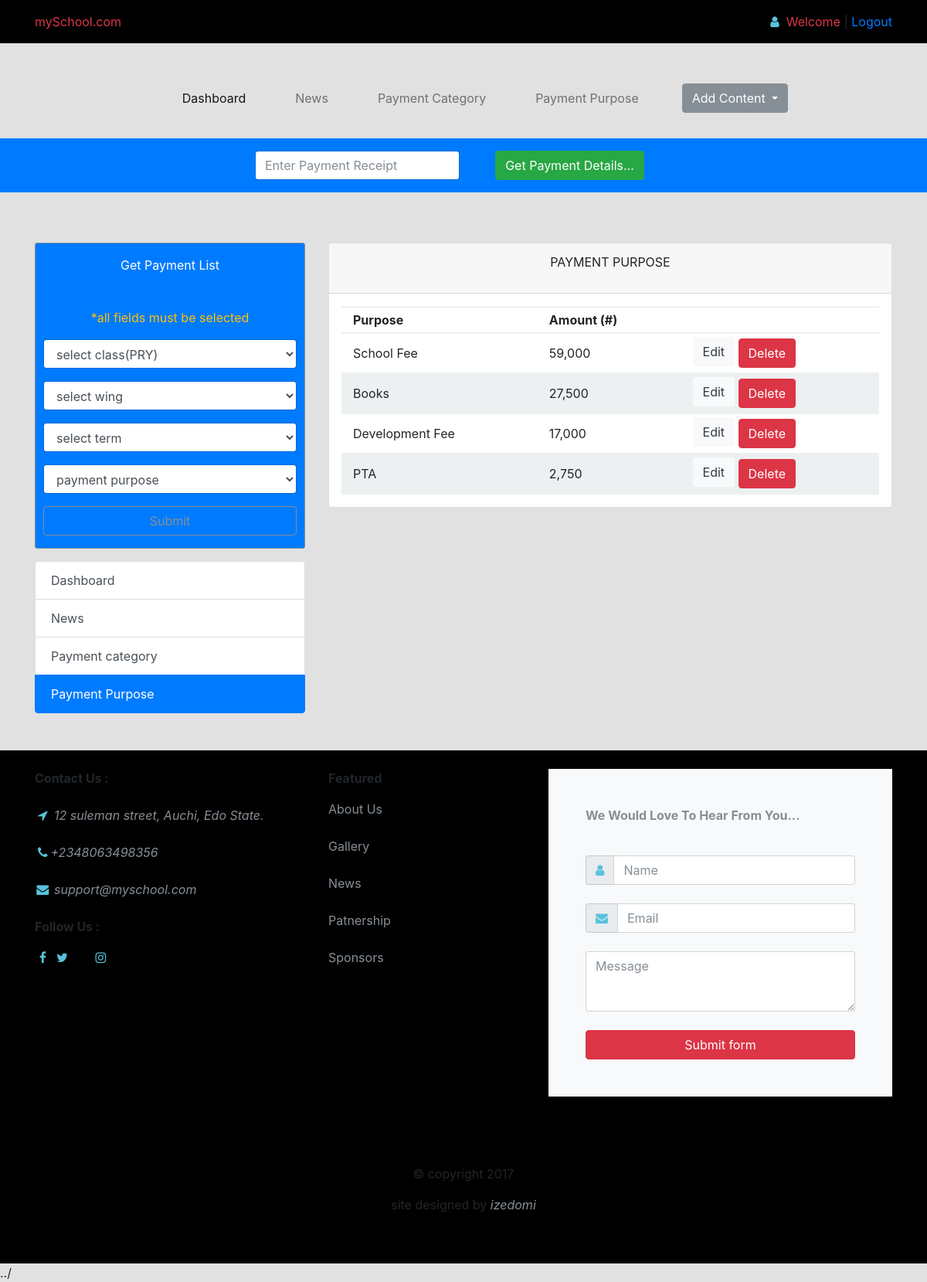
The page /admin/p_purpose.php on the database its author committed.
### tables this page shows
CREATE TABLE `payment_purpose` (
  `id` int(11) NOT NULL,
  `purpose` varchar(150) NOT NULL,
  `amount` int(11) NOT NULL
);

### admin/p_purpose.php (the view, shortened to what this page needs)
<?php
function stringInsert($str,$insertstr,$pos)
{
    $str = substr($str, 0, $pos) . $insertstr . substr($str, $pos);
    return $str;
}
$link = mysqli_connect("localhost", "wwicscho_root", "izedomi101?");
mysqli_select_db($link, "wwicscho_payment");
?>
<?php
$sql = "SELECT * FROM payment_purpose";
$query = mysqli_query($link, $sql);
?>
<?php require_once("header.php"); ?>
   					<div class="list-group">
              <a href="index.php" class="list-group-item list-group-item-action"> Dashboard </a>
						  <a href="news.php" class="list-group-item list-group-item-action"> News </a>
						  <a href="p_category.php" class="list-group-item list-group-item-action"> Payment category </a>
						  <a href="#" class="list-group-item list-group-item-action active"> Payment Purpose </a>
   					</div>
   				</div>
   				<div class="col-md-8 py-5">
                <div class="card d-sm-block">
                    <div class="card-header text-center">
                        <p> PAYMENT PURPOSE </p>
                    </div>
                    <div class='card-body py-3 px-3 '>
                        <table>
                            <thead>
                                <th>Purpose</th>
                                <th>Amount (#)</th>
                                <th></th>
                            </thead>
                            <?php while($result = mysqli_fetch_array($query)): ?>
                            <?php
                              if(strlen($result['amount']) == 4){ $amount = stringInsert($result['amount'], "," , 1); }
                              if(strlen($result['amount']) == 5){ $amount = stringInsert($result['amount'], "," , 2); }
                            ?>
                            <tr>
                                <td><?php echo $result['purpose']; ?></td>
                                <td> <?php echo $amount; ?></td>
                                <td>
                                  <a href="p_purpose.php?edit=<?php echo $result['id']; ?>" class="btn bg-light text-dark mb-1">Edit</a>
                                   <a href="p_purpose.php?del=<?php echo $result['id']; ?>" class="btn btn-danger">Delete</a>
                                </td>
                            </tr>
                          <?php endwhile; ?>
                        </table>
                    </div>
                </div>
   				</div>
   			</div>
   		</div>
   	</div>
  <?php require_once("footer.php"); ?>

### admin/header.php (shortened to what this page needs)
<!DOCTYPE html>
<html lang="en">
<head>
    <link rel="stylesheet" href="../public/assets/styles/css/bootstrap.min.css">
    <link rel="stylesheet" href="font-awesome/css/font-awesome.min.css">
    <link rel="stylesheet" href="../public/assets/styles/css/main.css">
</head>
<body>
    <div id="pre-header" class="fixed-top py-3 mb-5">
      <div class="container">
        <div class="row">
          <div class="col-sm-12">
			<span class="text-danger display-5 d-none d-md-inline ml-auto"> mySchool.com </span>
            <span class="float-md-right d-none d-md-inline">
                <span class="fa fa-user fa-fw"></span>
                <span class="text-danger"> Welcome <?php echo $_SESSION['username']; ?> </span>|<span><a href="logout.php"> Logout</a> </span>
             </span>
          </div>
        </div>
      </div>
    </div>
    <div id="navbar-section">
    	<div class="container">
    		<div class="row">
    			<div class="col-md-12">
    				<nav class="navbar navbar-expand-md navbar-light pt-5">
				        <div class="collapse navbar-collapse py-4 justify-content-center" id="navBar">
							<ul class="navbar-nav mt-0 mt-lg-0">
								<li class="nav-item pl-md-5">
								  <a class="nav-link active" href="index.php"> Dashboard <span class="sr-only">(current)</span></a>
								</li>
								<li class="nav-item pl-md-5">
								  <a class="nav-link" href="news.php"> News </a>
								</li>
								<li class="nav-item pl-md-5">
								  <a class="nav-link" href="p_category.php"> Payment Category</a>
								</li>
								<li class="nav-item pl-md-5">
								  <a class="nav-link" href="p_purpose.php"> Payment Purpose </a>
								</li>
							</ul>
							<div class="dropdown pl-md-5">
								<button class="btn btn-secondary dropdown-toggle" type="button" id="dropdownMenuButton" data-toggle="dropdown" aria-haspopup="true" aria-expanded="false">
								Add Content
								</button>
							</div>
				        </div>
				    </nav>
    			</div>
    		</div>
    	</div>
    </div>
		<div class="bg-primary py-3 mb-3">
		  <div class="container">
		  	<div class="row justify-content-center">
		  		<div class="col-md-6">
					<form method="post" action="list.php">
					  <div class="form-row align-items-center">
					    <div class="col-md-6 text-center">
					      <input type="text" name="id" class="form-control mb-2 mb-sm-0" placeholder="Enter Payment Receipt" required />
					    </div>
					    <div class="col-md-6 text-center">
					      <button type="submit"  name="submit" class="btn btn-success">Get Payment Details...</button>
					    </div>
					  </div>
					</form>
		  		</div>
		  	</div>
		  </div>
		</div>
    <div class="container">
    	<div class="row justify-content-center">
    		<div class="col-md-12">
    		</div>
    	</div>
    </div>
    <div id="content">
   		<div class="container">
   			<div class="row">
   				<div class="col-md-4 py-5">
   					<form method="post" action="list.php">
   						<fieldset class="mb-3 py-3 bg-primary border border-secondary rounded">
   							<p class="text-center text-white">Get Payment List </p>
   							<br/>
   							<p class="form-text text-warning text-center">*all fields must be selected</p>
   							<div class="form-group">
	                          <select name="class" class="form-control" id="class">
	                            <option value=""> select class(PRY) </option>
	                          </select>
                        	</div>
                        	<div class="form-group">
	                          <select name="wing" class="form-control" id="wing">
	                            <option value=" "> select wing </option>
	                          </select>
	                        </div>
                        	<div class="form-group">
	                          <select name="term" class="form-control" id="wing">
	                            <option value=" "> select term </option>
	                          </select>
	                        </div>
	                        <div class="form-group">
	                          <select name="purpose" class="form-control" id="class">
	                            <option value=""> payment purpose</option>
	                          </select>
                        	</div>
                        	<button type="submit" name="payment-list" class="btn btn-block btn-outline-secondary"> Submit </button>
   						</fieldset>
   					</form>

### admin/footer.php (shortened to what this page needs)
      <div id="footer">
          <div class="container">
            <div class="row py-4">
              <div class="col-md-4 mb-3">
                <span><strong> Contact Us : </strong></span> <br/><br/>
                  <span class="fa fa-location-arrow fa-fw"></span><em class="text-muted"> 12 suleman street, Auchi, Edo State.</em>
                  <br/><br/>
                   <span class="fa fa-phone fa-fw"></span><em class="text-muted">+2348063498356</em>
                  <br/><br/>
                   <span class="fa fa-envelope fa-fw"></span><em class="text-muted"> support@myschool.com</em>
                  <br/><br/>
                <p><strong>Follow Us : </strong></p>
                  <a href="#"><span class="fa fa-facebook fa-fw"></span></a>
                  <a href="#"><span class="fa fa-twitter fa-fw"></span></a>
                  <a href="#"><span class="fa fa-linkedIn fa-fw"></span></a>
                  <a href="#"><span class="fa fa-instagram fa-fw"></span></a>
              </div>
              <div class="col-md-3 mb-3">
                  <p><strong>Featured</strong></p>
                  <a href="#" class="text-muted"> About Us </a> <br/><br/>
                  <a href="#" class="text-muted"> Gallery </a> <br/><br/>
                  <a href="#" class="text-muted"> News </a> <br/><br/>
                  <a href="#" class="text-muted"> Patnership </a><br/><br/>
                  <a href="#" class="text-muted"> Sponsors </a>
              </div>
              <div class="col-md-5 mb-3">
                  <form method="post" action="index.php">
                    <fieldset class="bg-light p-5">
                        <p class="text-muted"><strong> We Would Love To Hear From You... </strong></p>
                        <br/>
                        <div class="input-group">
                            <span class="input-group-addon" id="name-field"><i class="fa fa-user"></i></span>
                            <input type="text" name="name" class="form-control" placeholder="Name" aria-label="username" aria-describedby="name-field">
                        </div>
                        <br/>
                        <div class="input-group">
                            <span class="input-group-addon" id="email-field"><i class="fa fa-envelope"></i></span>
                            <input type="email" name="email" class="form-control" placeholder="Email" aria-label="email" aria-describedby="email-field" required>
                        </div>
                        <br/>
                        <div class="input-group">
                             <textarea class="form-control" name="msg" rows="3" placeholder="Message" required></textarea>
                        </div>
                        <br/>
                        <button class="btn btn-danger btn-block" type="submit" name="submit">Submit form</button>
                    </fieldset>
                  </form>
              </div>
            </div>
            <div class="row py-5 justify-content-center">
                <div class="col-12 text-center">
                   <p class="text-center"> &copy; copyright 2017 <p>
                   <p class="text-center"> site designed by <a href="#" class="text-muted"><i> izedomi </i></a>
                </div>
            </div>
          </div>
      </div>
</body>
</html>../

### public/assets/styles/css/main.css (style rules this page uses)
body { height:100%; width:100%; background-color:#2222; padding-top: 35px; }
fieldset { padding:10px; }
.fa { color:#58C2DD; }
#pre-header { background-color:black; width:100%; }
#footer { background:black; }
table { width: 100%; height: 100%; overflow: hidden; }
th, tr, td { border-top: solid 2px #ecf0f1; border-bottom: solid 2px #ecf0f1; padding: 4px 15px; text-align: left; margin: 0px 5px; }
tr:nth-child(2n) { background: #ecf0f1; }

### rows shown on the page
payment_purpose: purpose "School Fee", amount "59,000"
payment_purpose: purpose "Books", amount "27,500"
payment_purpose: purpose "Development Fee", amount "17,000"
payment_purpose: purpose "PTA", amount "2,750"
